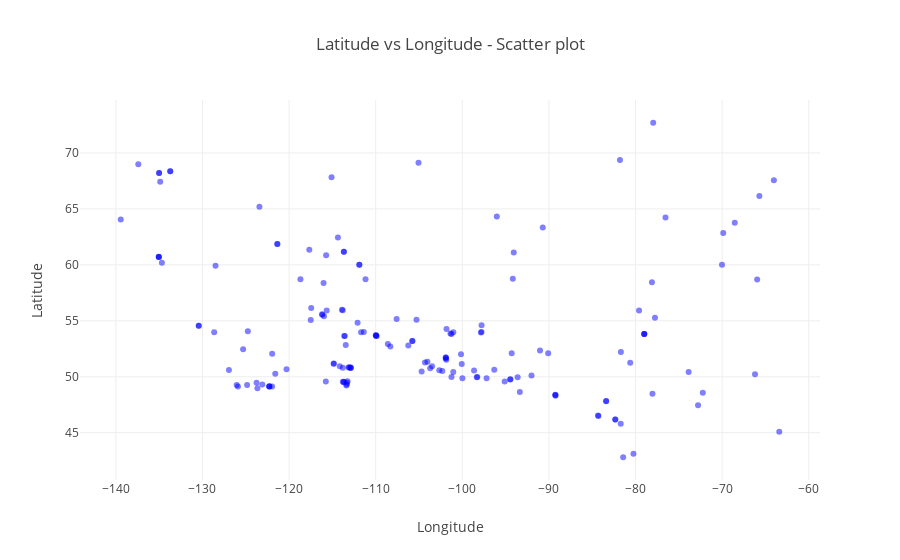

Notebook cell for this chart:
### Markdown cell above
Now that we have the data on hand, lets try to plot them on a graph to  find the locations of the schools.

### Code cell
# residential_df.plot(kind="scatter", x="Longitude", y="Latitude", alpha=0.4, label="Residential School",
#         figsize=(10,7),)
# plt.show()

trace = go.Scatter(
    y = residential_df['Latitude'],
    x = residential_df['Longitude'],
    text = residential_df['map_name']+ '<br>'+'From:  '+residential_df['From']+'<br>' +'To:  '+residential_df['To'],
    mode='markers',
    marker = dict(
    opacity = 0.5,
    color = 'blue')
    )

layout = go.Layout(
    title='Latitude vs Longitude - Scatter plot',
    xaxis=dict(
        title='Longitude'
    ),
    yaxis=dict(
        title='Latitude'
    )
)

data = [trace]

fig = dict(data=data, layout=layout)
iplot(fig, filename='styled-scatter')

### Figure 1 — Plotly figure (JSON) as saved in the notebook; plotly's stock layout.template omitted (floating-point values rounded to 4 significant figures; data arrays with more than 128 entries replaced by an {"elided": "..."} marker saying what was removed)
{"data": [{"marker": {"color": "blue", "opacity": 0.5}, "mode": "markers", "text": {"elided": "164 str values"}, "type": "scatter", "uid": "4739537c-f42e-4c78-b7c9-b32a7845e524", "x": {"elided": "164 float values"}, "y": {"elided": "164 float values"}}], "layout": {"title": {"text": "Latitude vs Longitude - Scatter plot"}, "xaxis": {"title": {"text": "Longitude"}}, "yaxis": {"title": {"text": "Latitude"}}}}
